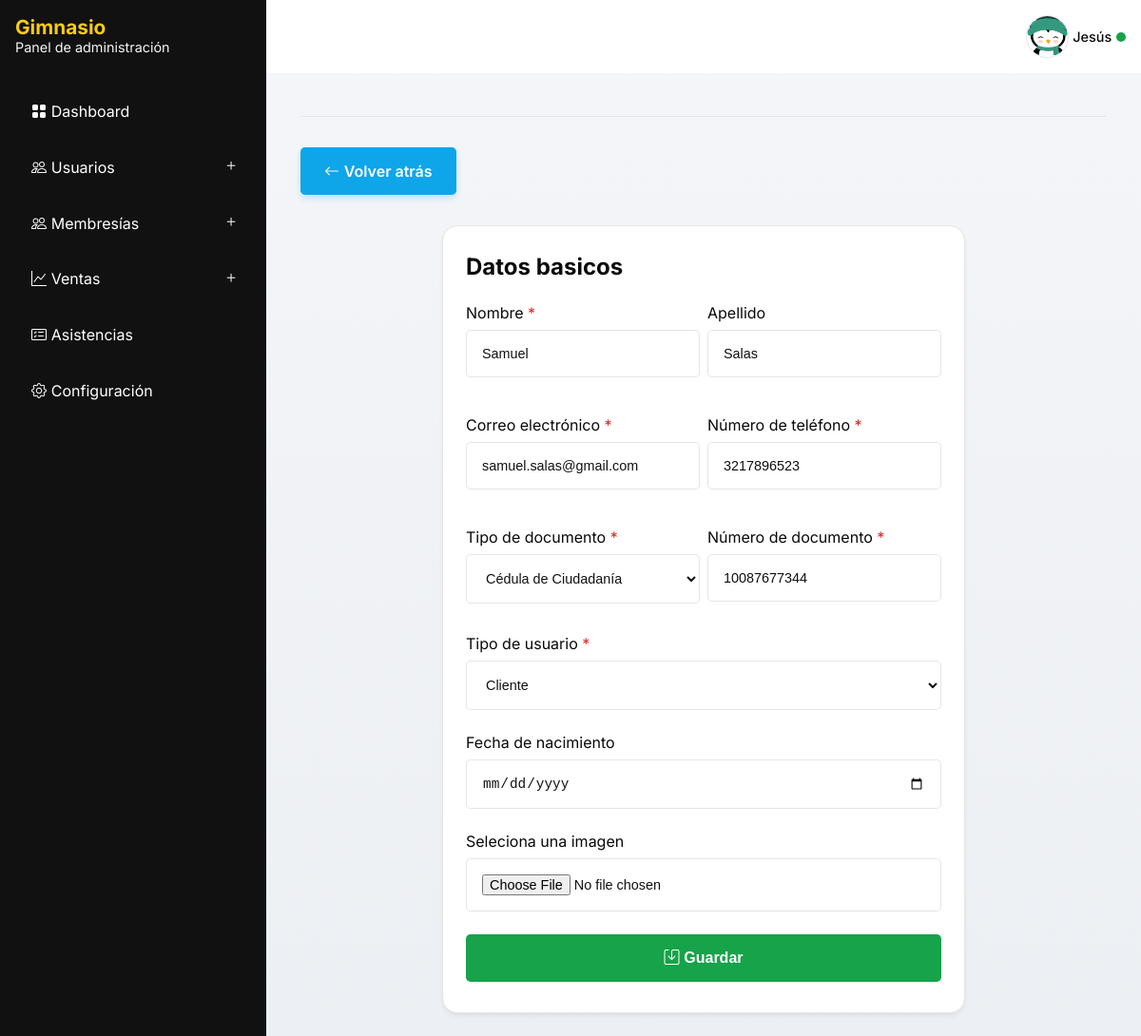
The app's page /accounts/clients/update/3/ (signed in) with its own data.
### apps/management/models.py (models this page shows, shortened)
class AppSettings(models.Model):
    app_name = models.CharField(max_length=100, default="Gimnasio")
    app_description = models.CharField(max_length=200, default="Panel de administración")
    app_image = models.ImageField(upload_to="management/images/", null=True, blank=True)
    app_logo = models.ImageField(upload_to="management/images/", null=True, blank=True)
    elements_per_section = models.PositiveIntegerField(default=10)
    @classmethod
    def load(cls):
        instance, _ = cls.objects.get_or_create(pk=1)
        return instance

### apps/accounts/models/member.py (models this page shows, shortened)
class Member(AbstractBaseUser):
    class Meta:
        verbose_name = 'Usuario'
        verbose_name_plural = 'Usuarios'
    class BaseRoles(models.TextChoices):
        CUSTOMER = 'Cliente','Cliente'
        ADMINISTRATOR = 'Administrador','Administrador'
        SECRETARY = 'Secretario(a)','Secretario(a)'
    class DocumentTypes(models.TextChoices):
        CC = 'CC', 'Cédula de Ciudadanía'
        TI = 'TI', 'Tarjeta de Identidad'
        CE = 'CE', 'Cédula de Extranjería'
        NIT = 'NIT', 'Número de Identificación Tributaria'
        PP = 'PP', 'Pasaporte'
        RC = 'RC', 'Registro Civil'
        PPT = 'PPT', 'Permiso por Protección Temporal'
    objects = BaseMemberManager()
    first_name = models.CharField(max_length=100)
    last_name = models.CharField(max_length=100, blank=True, null=True)
    phone_number = models.CharField(max_length=10, unique=True, db_index=True)
    email = models.EmailField(unique=True, db_index=True)
    role = models.CharField(max_length=13, choices=BaseRoles.choices, default=BaseRoles.CUSTOMER)
    photo = models.ImageField(upload_to='members/images', blank=True, null=True)
    document_type = models.CharField(max_length=100, choices=DocumentTypes.choices, default=DocumentTypes.CC)
    document_number = models.PositiveIntegerField(unique=True, db_index=True)
    is_active = models.BooleanField(default=True)
    is_staff = models.BooleanField(default=False)
    is_superuser = models.BooleanField(default=False)
    created_at = models.DateTimeField(auto_now_add=True)
    updated_at = models.DateTimeField(auto_now=True)
    birthday = models.DateField(blank=True, null=True)
    USERNAME_FIELD = 'email'
    REQUIRED_FIELDS = ['first_name', 'phone_number','document_type','document_number']

### apps/accounts/views/client_view.py (the view, shortened to what this page needs)
# urls.py: path('clients/update/<int:pk>/', views.ClientUpdateView.as_view(), name='client-update'),
@method_decorator(role_required([Client.BaseRoles.ADMINISTRATOR, Client.BaseRoles.SECRETARY]), name='dispatch')
class ClientUpdateView(UpdateView):
    model = Client
    form_class = MemberForm
    template_name = 'members/create.html'
    success_url = reverse_lazy('accounts:clients')
    def get_context_data(self, **kwargs):
        context = super().get_context_data(**kwargs)
        context['back_url'] = reverse('accounts:clients')
        return context

### apps/accounts/models/client.py (called while the page is built)
    def get_queryset(self):
        return super().get_queryset().filter(
            role=Member.BaseRoles.CUSTOMER
        ).order_by("-created_at")

### apps/management/context_processors.py (called while the page is built)
def management_processor(request):
    return {
        'app_settings': AppSettings.load(),
    }

### apps/accounts/templates/members/create.html (shortened to what this page needs)
{% extends 'admin-panel.html' %}
{% block content %}
    <header class="heading">
    </header>
     <a
         class="button button--main"
         href="{{ back_url }}"
        >
            <i class="bi bi-arrow-left"></i>
            <span>Volver atrás</span>
        </a>
    <form
            method="POST"
            enctype="multipart/form-data"
            style="margin-top: 2rem;"
            class="card form"
    >
        <h4 class="card__value">Datos basicos</h4>
        <div class="form__group form__group--grid">
            <div class="form__group">
                <label class="form__label" for="id_first_name" data-required="True">Nombre</label>
                {{ form.first_name }}
            </div>
            <div class="form__group">
                <label class="form__label" for="id_last_name">Apellido</label>
                {{ form.last_name }}
            </div>
        </div>
        <div class="form__group form__group--grid">
            <div class="form__group">
                <label class="form__label" for="id_email" data-required="True">Correo electrónico</label>
                {{ form.email }}
            </div>
            <div class="form__group">
                <label class="form__label" for="id_phone_number" data-required="True">Número de teléfono</label>
                {{ form.phone_number }}
            </div>
        </div>
        <div class="form__group form__group--grid">
            <div class="form__group">
                <label class="form__label" for="id_document_type" data-required="True">Tipo de documento</label>
                {{ form.document_type }}
            </div>
            <div class="form__group">
                <label class="form__label" for="id_document_number" data-required="True">Número de documento</label>
                {{ form.document_number }}
            </div>
        </div>
        <div class="form__group">
            <label class="form__label" for="id_birthday" data-required="True">Tipo de usuario</label>
            {{ form.role }}
        </div>
        <div class="form__group">
            <label class="form__label" for="id_birthday">Fecha de nacimiento</label>
            {{ form.birthday }}
        </div>
        <div class="form__group">
            <label class="form__label" for="id_photo">Seleciona una imagen</label>
            <input
                    type="file"
                    name="photo"
                    id="id_photo"
                    accept="image/*"
                    class="form__input"
            >
        </div>
        <div class="form__group">
            <button type="submit" class="button button--success">
                <i class="bi bi-save"></i>
                <span>Guardar</span>
            </button>
        </div>
    </form>
{% endblock content %}

### templates/admin-panel.html (shortened to what this page needs)
{% load static %}
<!DOCTYPE html>
<html lang="es">
<head>
    {% include 'components/app_head.html' %}
</head>
<body>
    <div class="root" id="root">
        <aside class="navbar">
            {% include 'components/app_brand.html' with show_description=True %}
            <nav class="menu">
                <a class="menu__link" href="{% url 'management:dashboard' %}">
                    <i class="bi bi-grid-fill"></i>
                    <span>Dashboard</span>
                </a>
                <div class="menu__dropdown">
                    <p class="menu__dropdown__header">
                        <i class="bi bi-people"></i>
                        <span>Usuarios</span>
                        <button type="button" class="toggle__dropdown">
                            <i class="bi bi-plus"></i>
                        </button>
                    </p>
                </div>
                <div class="menu__dropdown">
                    <p class="menu__dropdown__header">
                        <i class="bi bi-people"></i>
                        <span>Membresías</span>
                        <button type="button" class="toggle__dropdown">
                            <i class="bi bi-plus"></i>
                        </button>
                    </p>
                </div>
                <div class="menu__dropdown">
                    <p class="menu__dropdown__header">
                        <i class="bi bi-graph-up"></i>
                        <span>Ventas</span>
                        <button type="button" class="toggle__dropdown">
                            <i class="bi bi-plus"></i>
                        </button>
                    </p>
                </div>
                <a
                        class="menu__link"
                        href="{% url 'attendances:attendances' %}"
                >
                    <i class="bi bi-card-checklist"></i>
                    <span>Asistencias</span>
                </a>
                {% if user.role == 'Administrador' %}
                <a
                    class="menu__link"
                    href="{% url 'management:app-settings' %}"
                >
                    <i class="bi bi-gear"></i>
                    <span>Configuración</span>
                </a>
                {% endif %}
            </nav>
        </aside>
        <main class="container">
            <header class="header">
                {% if user.is_authenticated %}
                <div class="profile">
                    <img
                        class="profile__img"
                        src="{% if user.photo %}{{ user.photo.url }}{% else %}{% static 'images/avatar.png' %}{% endif %}"
                        alt="Avatar"
                    />
                    <div class="profile__name">{{ user.first_name }}</div>
                    <span class="profile__status"></span>
                </div>
                {% endif %}
            </header>
            <div class="content">
                {% block content %}
                {% endblock content %}
            </div>
        </main>
    </div>
</body>
</html>

### templates/components/app_brand.html (shortened to what this page needs)
{% load static %}
<div class="brand">
<div class="brand__content">
    <h1 class="brand__name">{{ app_settings.app_name }}</h1>
    {% if show_description %}
    <p class="brand__description">{{ app_settings.app_description }}</p>
    {% endif %}
</div>
</div>

### static/css/styles.css (style rules this page uses)
* { margin: 0; padding: 0; box-sizing: border-box; }
:root { --color-primary: #111111; --color-secondary: #1F1F1F; --color-accent: #FACC15; --color-accent-dark: #EAB308; --color-bg: #F5F5F5; --color-card: #FFFFFF; --color-border: #E5E5E5; --color-text-primary: #0A0A0A; --color-text-secondary: #525252; --color-text-light: #FFFFFF; --color-success: #16A34A; --color-warning: #F59E0B; --color-danger: #DC2626; --color-info: #0EA5E9; --bg-url-img:None; }
h1,h2,h3,h4,h5,h6 { font-weight: 700; }
html { font-size: 16px; }
body { width: 100%; height: 100%; font-family: 'Inter', sans-serif; font-weight: 400; background: linear-gradient(180deg,#f4f6f9,#eceff3); }
.root { display: flex; width: 100%; height: 100dvh; }
.container { flex: 1; height: 100%; overflow: auto; }
.header { width: 100%; padding: 1rem; display: flex; align-items: center; justify-content: end; gap: .5rem; background: var(--color-card); }
.profile { color: var(--color-text-primary); font-size: .9rem; display: flex; align-items: center; gap: .3rem; position: relative; z-index: 100; font-weight: 500; }
.profile__status { width: 10px; aspect-ratio: 1/1; background: var(--color-success); border-radius: 50%; }
.profile__img { width: 45px; aspect-ratio: 1/1; border: 1px solid var(--color-border); border-radius: 50%; object-fit: cover; }
.profile__name { cursor: pointer; }
.navbar { max-width: 280px; width: 100%; height: 100%; background: var(--color-primary); padding: 1rem; display: flex; flex-direction: column; overflow: auto; scrollbar-width: none; }
.brand { display: flex; align-items: center; gap: .4rem; margin-bottom: 2rem; }
.brand__content { flex: 1; }
.brand__name { font-size: 1.3rem; color: var(--color-accent); }
.brand__description { font-size: .9rem; color: var(--color-bg); }
.menu { display: flex; flex-direction: column; gap: .3rem; flex: 1; scrollbar-width: none; }
.menu__link, .menu__dropdown__header { display: flex; align-items: center; gap: .3rem; padding: 1rem; border: 1px solid transparent; text-decoration: none; font-size: 1rem; color: var(--color-text-light); border-radius: .5rem; transition: all .2s ease-in-out; position: relative; }
.toggle__dropdown { position: absolute; right: 0; width: 40px; height: 40px; display: inline-flex; justify-content: center; align-items: center; font-size: 1.1rem; color: var(--color-bg); background: transparent; cursor: pointer; border: 0; }
.content { padding: 2vw 3vw; }
.button { display: inline-flex; min-width: 50px; height: 50px; gap: .3rem; align-items: center; justify-content: center; font-size: 1rem; padding: .7rem 1rem; border-radius: .3rem; color: var(--color-card); background: var(--color-info); font-weight: 600; border: 1px solid transparent; }
a.button { text-decoration: none; }
button.button { cursor: pointer; }
.button--main { background: var(--color-info); padding: 0 1.5rem; box-shadow: 0 4px 6px rgba(14, 165, 233, 0.2); }
.button--success { background: var(--color-success) }
.card { background: var(--color-card); padding: 1.5rem; border-radius: 1rem; border: 1px solid var(--color-border); box-shadow: 0 4px 6px -1px rgba(0, 0, 0, 0.05), 0 2px 4px -1px rgba(0, 0, 0, 0.03); display: flex; flex-direction: column; gap: 0.5rem; position: relative; transition: transform 0.2s ease, box-shadow 0.2s ease; }
.card__value { font-size: 1.5rem; font-weight: 700; color: var(--color-text-primary); margin-top: 0.25rem; }
.heading { display: flex; flex-wrap: wrap; justify-content: space-between; align-items: center; margin-bottom: 2rem; padding-bottom: 1rem; border-bottom: 1px solid var(--color-border); gap: 1rem; }
.form { max-width: 550px; margin: 0 auto; }
.form__group { margin: .5rem 0; }
.form__group--grid { display: grid; grid-template-columns: repeat(auto-fit, minmax(min(200px,100%),1fr)); justify-content: space-between; gap: .5rem; }
.form__label { display: block; font-size: 1rem; color: var(--color-text-primary); margin-bottom: .5rem; }
.form__label[data-required="True"]::after { content: ' *'; color: var(--color-danger); }
.form__group > .button[type='submit'] { width: 100%; }
.form__input, .form__switch, .form__group input, .form__group select, .form__group textarea { flex: 1; width: 100%; padding: 1rem; font-size: .9rem; color: var(--color-primary); border: 1px solid var(--color-border); background: var(--color-card); border-radius: .3rem; }

### records on screen
AppSettings: app_name "Gimnasio", app_description "Panel de administración"
Member: first_name "Jesús"
Member: first_name "Samuel", last_name "Salas", email "samuel.salas@gmail.com", phone_number "3217896523", document_type "Cédula de Ciudadanía", document_number "10087677344", role "Cliente"
